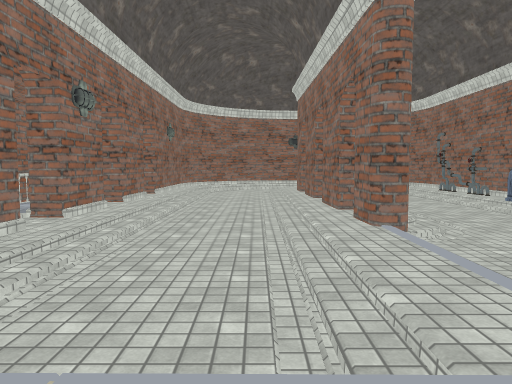
[1] (above)

13 first-person views from a walk through a 3-D level made in the Unity game engine. The camera is 1.3 m above the floor, tilts 4° down and sees 70° across. The floor is counted in squares, 2 m on a side. Each view is taken from the middle of a square. On the plan, view 1 faces up. The plan holds only what a view shows up to about 11 squares ahead; the rest is blank. The place goes on beyond the plan. Door leaves are left out, so doorways stand open. Some surface patterns are stand-ins.

[2]
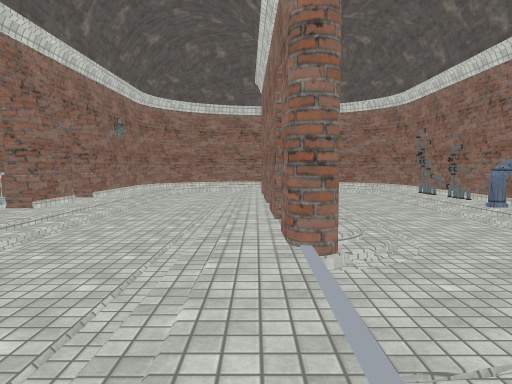

[3]
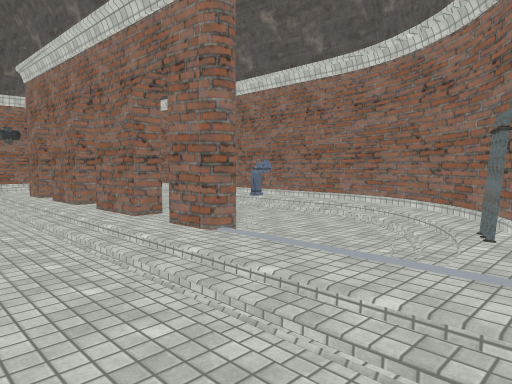

[4]
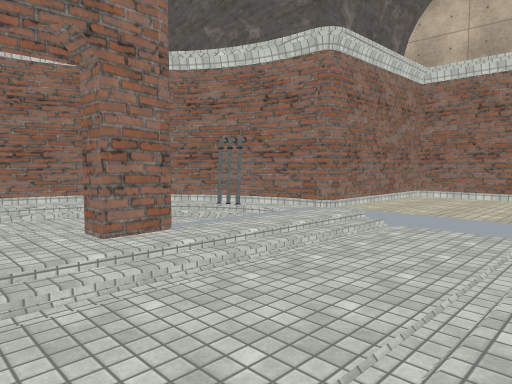

[5]
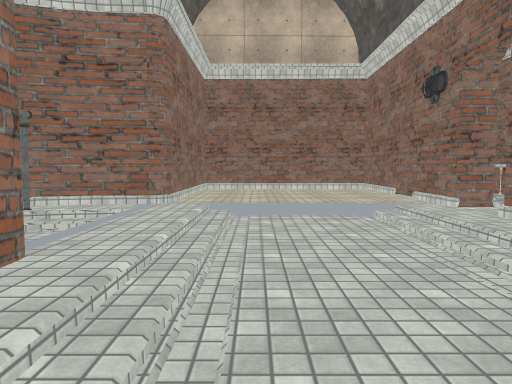

[6]
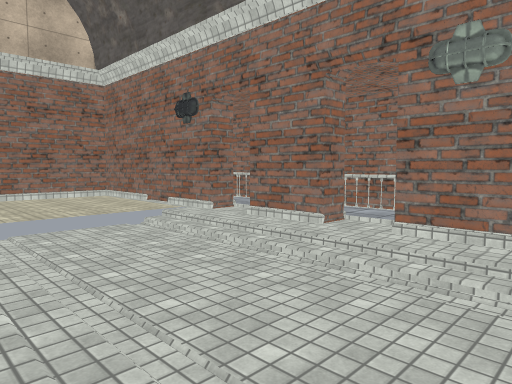

[7]
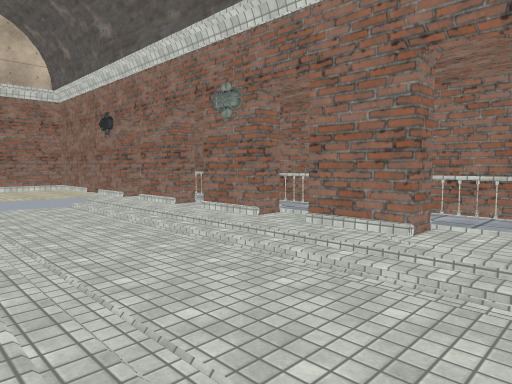

[8]
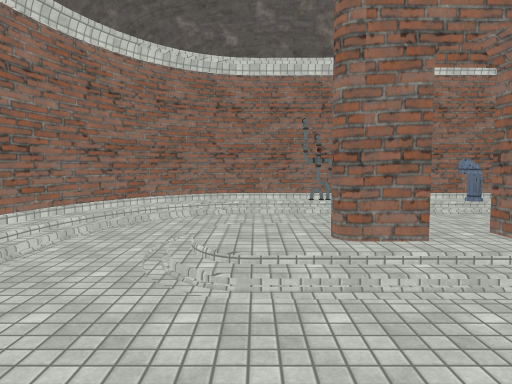

[9]
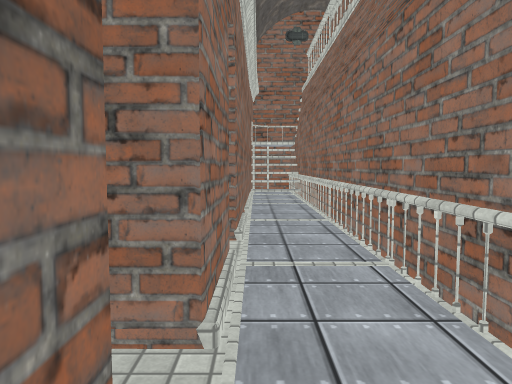

[10]
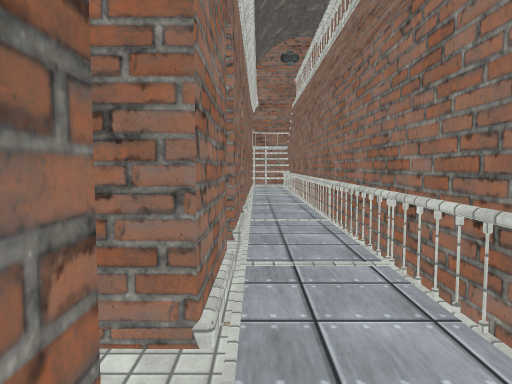

[11]
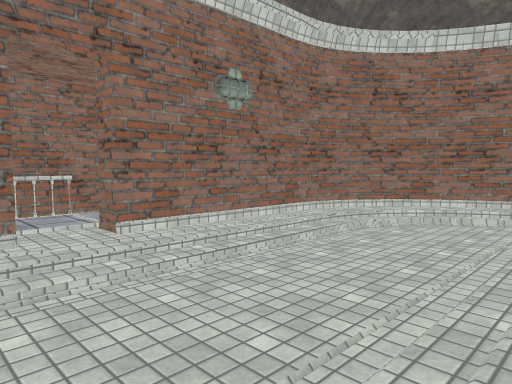

[12]
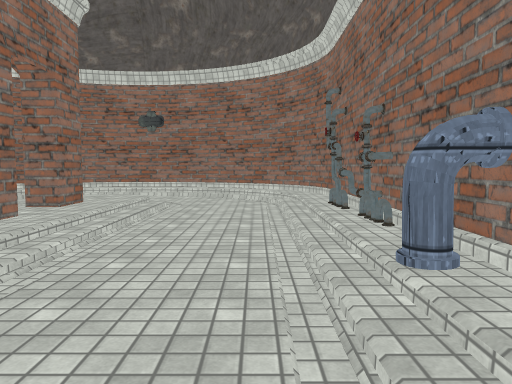

[13]
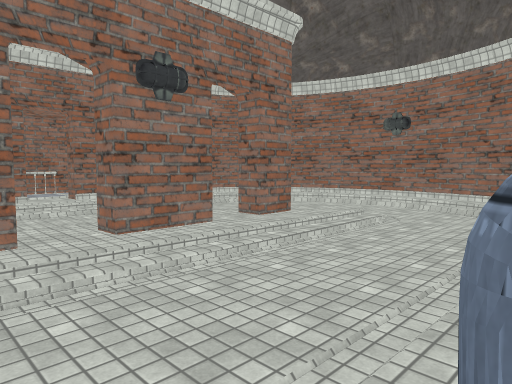

### Floor plan
Key: @ floor where view 1 was taken; # wall or solid block; . main floor; : floor 0.25 m higher than the main floor; / step, stairs or slope; O other object.
Columns run from 4 left of view 1 to 6 right of it. Each row starts with its distance up from view 1.
 13   ###..###
 12  ## ../. ##
 11  #/..:/../#
 10  #/..:#..O
  9 ##/..:/..O
  8 #:/..:#..:#
  7 #/#..:/..O#
  6 #:/..:#../#
  5 #/#..:/../#
  4 #:/..:#./##
  3 #/#..:../#
  2 #:/..:/O##
  1 #/#///###
  0 #:#:@/#
 -1 #/#::/#
 -2 #/#//:#
 -3 #/#####
 -4 ###

Where each view was taken, in squares from view 1:
view 1: 0 up, 0 right, facing up
view 2: 1 up, 1 right, facing up
view 3: 1 up, 1 left, facing up-right
view 4: 6 up, 2 left, facing down-right
view 5: 6 up, 0 right, facing down
view 6: 6 up, 1 right, facing down-left
view 7: 9 up, 1 right, facing down-left
view 8: 11 up, 2 left, facing right
view 9: 5 up, 3 left, facing down
view 10: 7 up, 3 left, facing down
view 11: 7 up, 1 right, facing up-left
view 12: 5 up, 4 right, facing up
view 13: 6 up, 5 right, facing up-left
